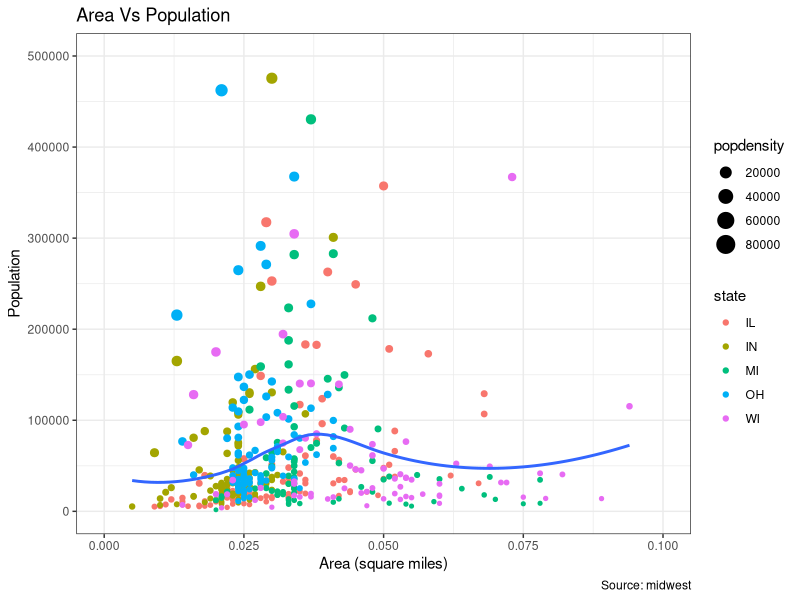
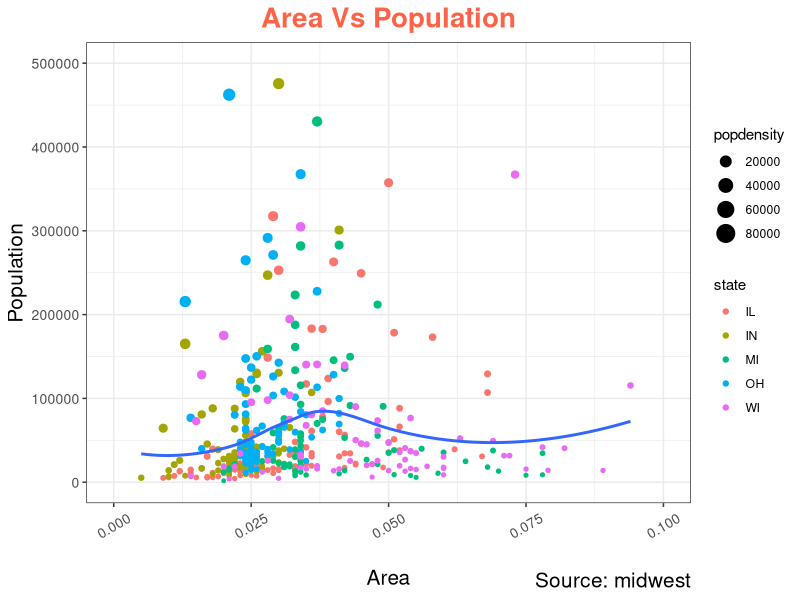
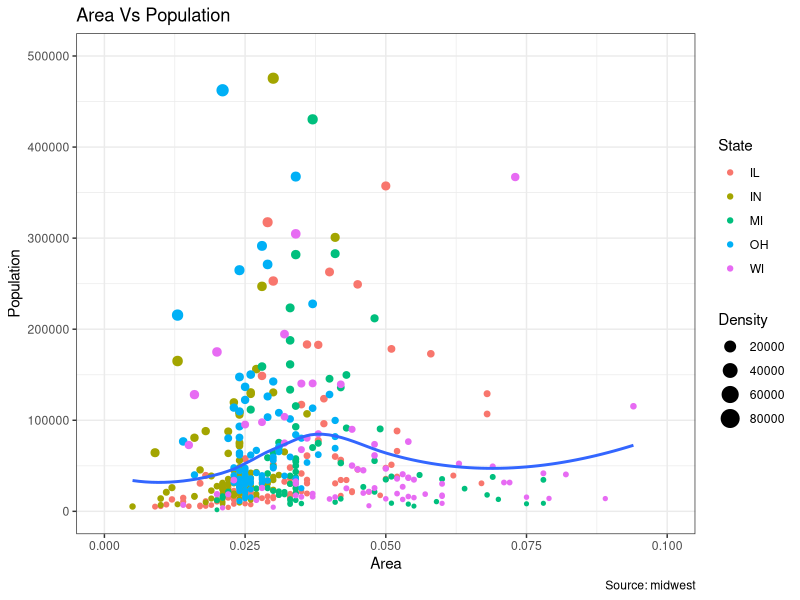
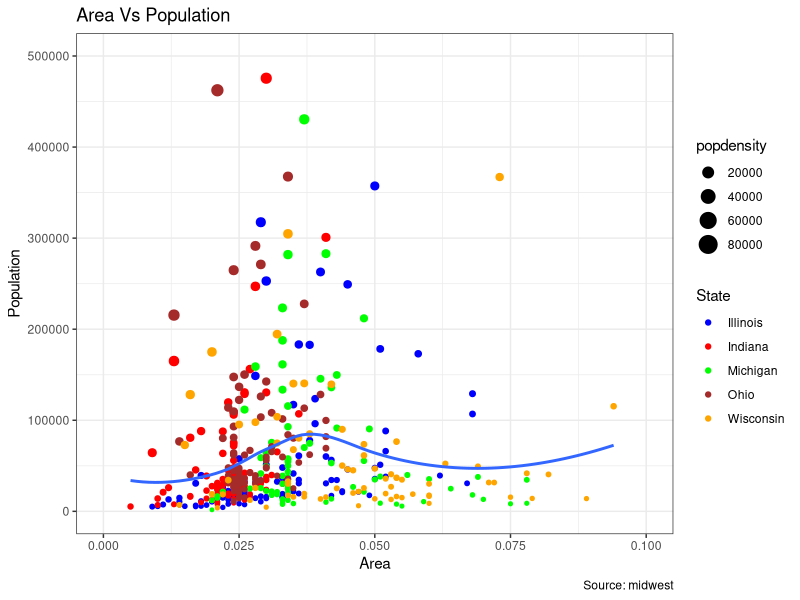
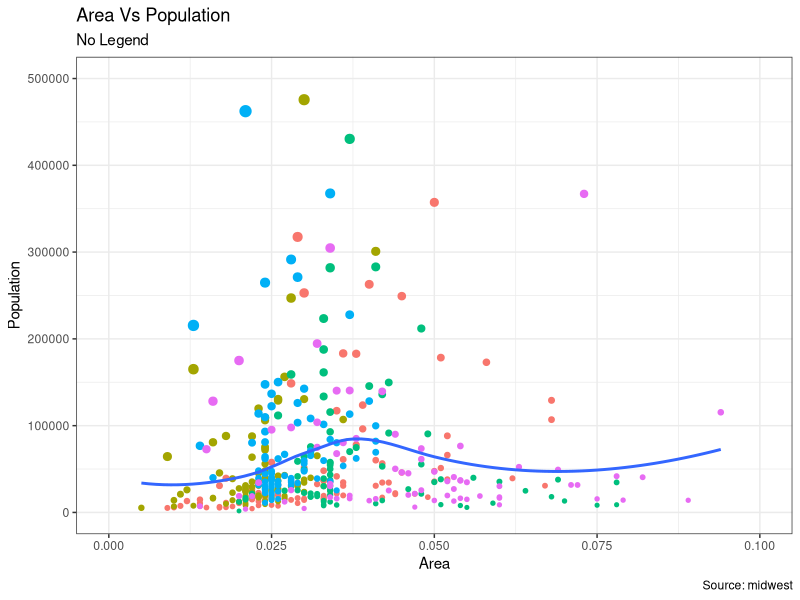
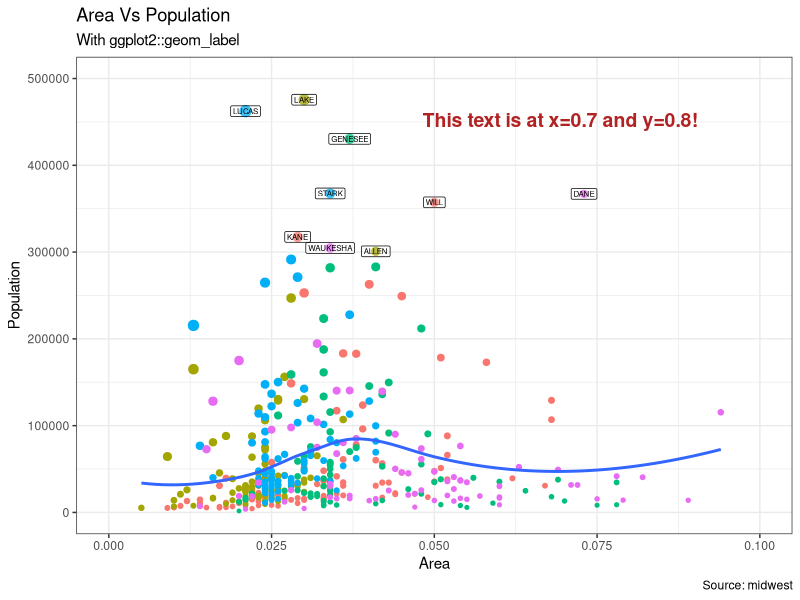
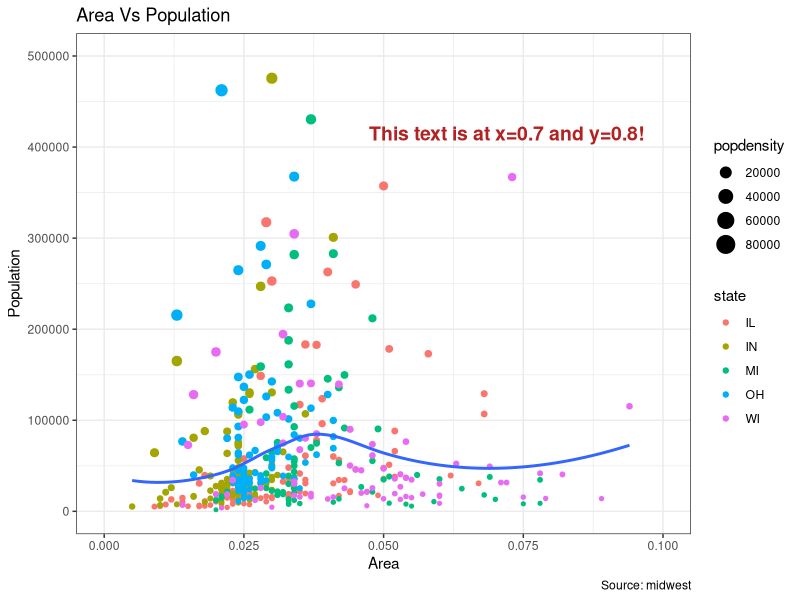
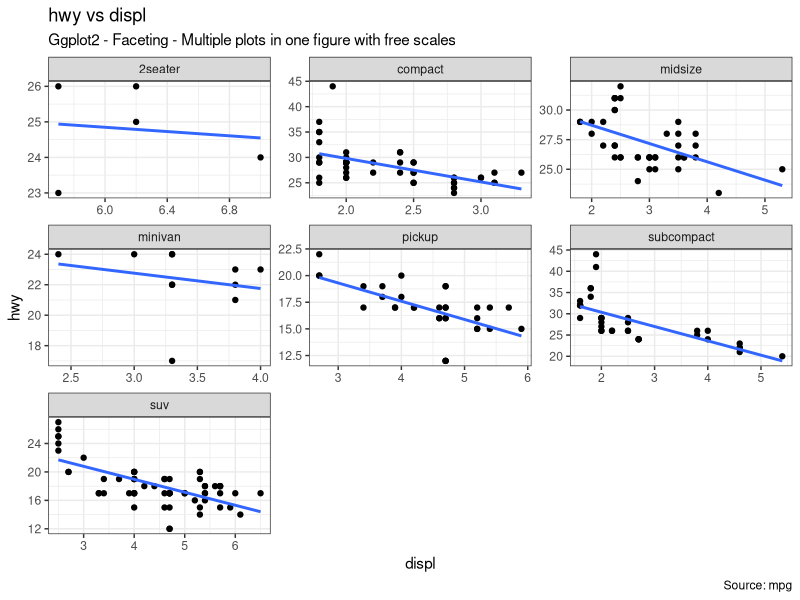

R code for these plots, in order:
#MODIFIED FROM: http://r-statistics.co/Complete-Ggplot2-Tutorial-Part2-Customizing-Theme-With-R-Code.html

# Setup
options(scipen=999)
library(ggplot2)
data("midwest", package = "ggplot2")
# midwest <- read.csv("http://goo.gl/G1K41K")  # bkup data source

#CHANGE NAME OF OUTPUT FILE
pdf(file="output-2.pdf")

#RUN ONE EXAMPLE
# examples_to_run=c("background-1")

#RUN ALL EXAMPLES
examples_to_run=c("background-1","faceting-2","faceting-1","annotation-2","annotation-1","legend-position","point-color","base-plot","modify-theme","modify-legend")


#-------------EXAMPLE-------------
if ("base-plot" %in% examples_to_run ) 
{

  #SET THEME
  theme_set(theme_bw())

  #SMOOTHING METHODS: 
  # https://ggplot2.tidyverse.org/reference/geom_smooth.html
  gg <- ggplot(midwest, aes(x=area, y=poptotal)) + 
  geom_point(aes(col=state, size=popdensity)) + 
  geom_smooth(method="loess", se=F) +
  xlim(c(0, 0.1)) +
  ylim(c(0, 500000)) + 
  labs(title="Area Vs Population", y="Population", x="Area (square miles)", caption="Source: midwest")
  plot(gg)  #RENDER PLOT

}


#-------------EXAMPLE-------------
if ("modify-theme" %in% examples_to_run ) 
{

  #SET THEME
  theme_set(theme_bw())

  # Base Plot
  gg <- ggplot(midwest, aes(x=area, y=poptotal)) + 
    geom_point(aes(col=state, size=popdensity)) + 
    geom_smooth(method="loess", se=F) + xlim(c(0, 0.1)) + ylim(c(0, 500000)) + 
    labs(title="Area Vs Population", y="Population", x="Area", caption="Source: midwest")

  # Modify theme components 
  gg <- gg + theme(
  plot.title=element_text(size=20, 
  face="bold", 
  color="tomato",
  hjust=0.5,
  lineheight=1.2),  # title  
  plot.subtitle=element_text(size=15, 
  family="American Typewriter",
  face="bold",
  hjust=0.5),  # subtitle
  plot.caption=element_text(size=15),  # caption
  axis.title.x=element_text(vjust=-4, size=15),  # X axis title
  axis.title.y=element_text(size=15),  # Y axis title
  axis.text.x=element_text(size=10, 
  angle = 30,
  vjust=.5),  # X axis text
  axis.text.y=element_text(size=10))  # Y axis text

  plot(gg)  #RENDER PLOT
}


#-------------EXAMPLE-------------
if ("modify-legend" %in% examples_to_run ) 
{
  #SET THEME
  theme_set(theme_bw())

  # Base Plot
  gg <- ggplot(midwest, aes(x=area, y=poptotal)) + 
    geom_point(aes(col=state, size=popdensity)) + 
    geom_smooth(method="loess", se=F) + xlim(c(0, 0.1)) + ylim(c(0, 500000)) + 
    labs(title="Area Vs Population", y="Population", x="Area", caption="Source: midwest")

  # gg <-gg + labs(color="State", size="Density")  # modify legend title

  gg <- gg + guides(color=guide_legend("State"), size=guide_legend("Density"))  # modify legend title

  plot(gg)  #RENDER PLOT
}


#-------------EXAMPLE-------------
if ("point-color" %in% examples_to_run ) 
{

  #SET THEME
  theme_set(theme_bw())

  # Base Plot
  gg <- ggplot(midwest, aes(x=area, y=poptotal)) + 
    geom_point(aes(col=state, size=popdensity)) + 
    geom_smooth(method="loess", se=F) + xlim(c(0, 0.1)) + ylim(c(0, 500000)) + 
    labs(title="Area Vs Population", y="Population", x="Area", caption="Source: midwest")

  gg <- gg + scale_color_manual(name="State", 
  labels = c("Illinois", 
  "Indiana", 
  "Michigan", 
  "Ohio", 
  "Wisconsin"), 
  values = c("IL"="blue", 
  "IN"="red", 
  "MI"="green", 
  "OH"="brown", 
  "WI"="orange"))

  plot(gg)  #RENDER PLOT
}




#-------------EXAMPLE-------------
if ("legend-position" %in% examples_to_run ) 
{

  #SET THEME
  theme_set(theme_bw())

  # Base Plot
  gg <- ggplot(midwest, aes(x=area, y=poptotal)) + 
    geom_point(aes(col=state, size=popdensity)) + 
    geom_smooth(method="loess", se=F) + xlim(c(0, 0.1)) + ylim(c(0, 500000)) + 
    labs(title="Area Vs Population", y="Population", x="Area", caption="Source: midwest")

  # No legend --------------------------------------------------
  gg <- gg + theme(legend.position="None") + labs(subtitle="No Legend")

  # # Legend to the left -----------------------------------------
  # gg + theme(legend.position="left") + labs(subtitle="Legend on the Left")

  # # legend at the bottom and horizontal ------------------------
  # gg + theme(legend.position="bottom", legend.box = "horizontal") + labs(subtitle="Legend at Bottom")

  # # legend at bottom-right, inside the plot --------------------
  # gg + theme(legend.title = element_text(size=12, color = "salmon", face="bold"),
  #            legend.justification=c(1,0), 
  #            legend.position=c(0.95, 0.05),  
  #            legend.background = element_blank(),
  #            legend.key = element_blank()) + 
  #   labs(subtitle="Legend: Bottom-Right Inside the Plot")

  # # legend at top-left, inside the plot -------------------------
  # gg + theme(legend.title = element_text(size=12, color = "salmon", face="bold"),
  #            legend.justification=c(0,1), 
  #            legend.position=c(0.05, 0.95),
  #            legend.background = element_blank(),
  #            legend.key = element_blank()) + 
  #   labs(subtitle="Legend: Top-Left Inside the Plot")

  plot(gg)  #RENDER PLOT
}



#-------------EXAMPLE-------------
if ("annotation-1" %in% examples_to_run ) 
{

  #SET THEME
  theme_set(theme_bw())

  # Filter required rows.
  midwest_sub <- midwest[midwest$poptotal > 300000, ]
  midwest_sub$large_county <- ifelse(midwest_sub$poptotal > 300000, midwest_sub$county, "")

  # Base Plot
  gg <- ggplot(midwest, aes(x=area, y=poptotal)) + 
    geom_point(aes(col=state, size=popdensity)) + 
    geom_smooth(method="loess", se=F) + xlim(c(0, 0.1)) + ylim(c(0, 500000)) + 
    labs(title="Area Vs Population", y="Population", x="Area", caption="Source: midwest")

  # Plot text and label ------------------------------------------------------
  # gg <-  gg + geom_text(aes(label=large_county), size=2, data=midwest_sub) + labs(subtitle="With ggplot2::geom_text") + theme(legend.position = "None")   # text

  gg <-  gg + geom_label(aes(label=large_county), size=2, data=midwest_sub, alpha=0.25) + labs(subtitle="With ggplot2::geom_label") + theme(legend.position = "None")  # label

  # # Plot text and label that REPELS eachother (using ggrepel pkg) ------------
  # library(ggrepel)
  # gg + geom_text_repel(aes(label=large_county), size=2, data=midwest_sub) + labs(subtitle="With ggrepel::geom_text_repel") + theme(legend.position = "None")   # text

  # gg + geom_label_repel(aes(label=large_county), size=2, data=midwest_sub) + labs(subtitle="With ggrepel::geom_label_repel") + theme(legend.position = "None")   # label

  plot(gg)  #RENDER PLOT

}


#-------------EXAMPLE-------------
if ("annotation-2" %in% examples_to_run ) 
{

  # Base Plot
  gg <- ggplot(midwest, aes(x=area, y=poptotal)) + 
  geom_point(aes(col=state, size=popdensity)) + 
  geom_smooth(method="loess", se=F) + xlim(c(0, 0.1)) + ylim(c(0, 500000)) + 
  labs(title="Area Vs Population", y="Population", x="Area", caption="Source: midwest")

  # Define and add annotation -------------------------------------
  library(grid)
  my_text <- "This text is at x=0.7 and y=0.8!"
  my_grob = grid.text(my_text, x=0.7,  y=0.8, gp=gpar(col="firebrick", fontsize=14, fontface="bold"))
  gg <- gg + annotation_custom(my_grob)

  plot(gg)  #RENDER PLOT

}



#-------------EXAMPLE-------------
# Faceting: Draw multiple plots within one figure
if ("faceting-1" %in% examples_to_run ) 
{

  # Base Plot
  g <- ggplot(mpg, aes(x=displ, y=hwy)) + 
        geom_point() + 
        geom_smooth(method="lm", se=FALSE) + 
        theme_bw()  # apply bw theme

  # Facet wrap with common scales
  g <- g + facet_wrap( ~ class, nrow=3) + labs(title="hwy vs displ", caption = "Source: mpg", subtitle="Ggplot2 - Faceting - Multiple plots in one figure")  # Shared scales

  # Facet wrap with free scales
  g <- g + facet_wrap( ~ class, scales = "free") + labs(title="hwy vs displ", caption = "Source: mpg", subtitle="Ggplot2 - Faceting - Multiple plots in one figure with free scales")  # Scales free

  plot(g)  #RENDER PLOT

}



#-------------EXAMPLE-------------
if ("faceting-2" %in% examples_to_run ) 
{

  # Base Plot
  g <- ggplot(mpg, aes(x=displ, y=hwy)) + 
        geom_point() + 
        labs(title="hwy vs displ", caption = "Source: mpg", subtitle="Ggplot2 - Faceting - Multiple plots in one figure") +
        geom_smooth(method="lm", se=FALSE) + 
        theme_bw()  # apply bw theme

  # Add Facet Grid
  g  <- g + facet_grid(manufacturer ~ class)  # manufacturer in rows and class in columns

  plot(g)  #RENDER PLOT

}



#-------------EXAMPLE-------------
if ("background-1" %in% examples_to_run ) 
{

  # Base Plot
  g <- ggplot(mpg, aes(x=displ, y=hwy)) + 
      geom_point() + 
      geom_smooth(method="lm", se=FALSE) + 
      theme_bw()  # apply bw theme

  # Change Plot Background elements -----------------------------------
  g <- g + theme(panel.background = element_rect(fill = 'khaki'),
          panel.grid.major = element_line(colour = "burlywood", size=1.5),
          panel.grid.minor = element_line(colour = "tomato", 
                                          size=.25, 
                                          linetype = "dashed"),
          panel.border = element_blank(),
          axis.line.x = element_line(colour = "darkorange", 
                                     size=1.5, 
                                     lineend = "butt"),
          axis.line.y = element_line(colour = "darkorange", 
                                     size=1.5)) +
    labs(title="Modified Background", 
         subtitle="How to Change Major and Minor grid, Axis Lines, No Border")

  plot(g)  #RENDER PLOT

}

